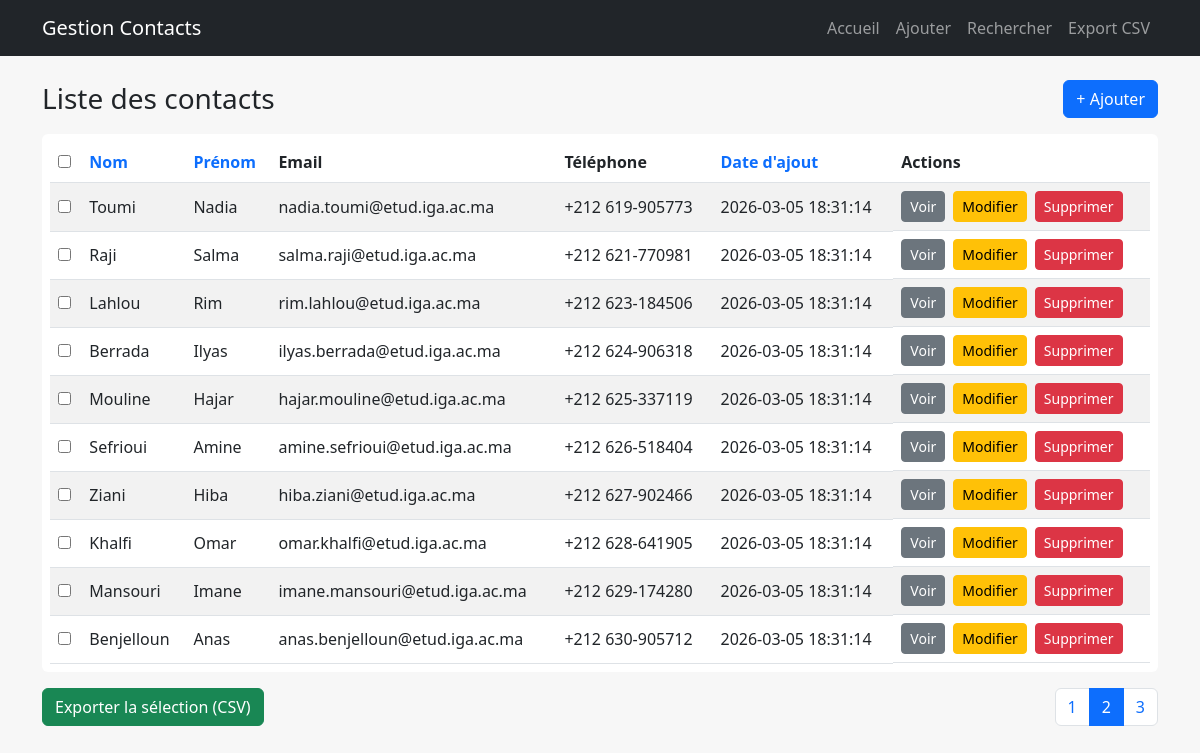
The page /?page=2&sort=date_creation&order=DESC on the database its author committed.
### tables this page shows
CREATE TABLE `contacts` (
  `id` int(11) NOT NULL,
  `nom` varchar(100) NOT NULL,
  `prenom` varchar(100) NOT NULL,
  `email` varchar(150) DEFAULT NULL,
  `telephone` varchar(20) DEFAULT NULL,
  `adresse` text DEFAULT NULL,
  `date_naissance` date DEFAULT NULL,
  `notes` text DEFAULT NULL,
  `date_creation` timestamp NOT NULL DEFAULT current_timestamp(),
  `date_modification` timestamp NOT NULL DEFAULT current_timestamp() ON UPDATE current_timestamp()
);

### index.php (the view, shortened to what this page needs)
<?php
require_once __DIR__ . "/includes/init.php";
$perPage = 10;
$page = isset($_GET["page"]) ? (int)$_GET["page"] : 1;
$offset = ($page - 1) * $perPage;
$sort = $_GET["sort"] ?? "date_creation";
$order = strtoupper($_GET["order"] ?? "DESC");
$stmtTotal = $pdo->query("SELECT COUNT(*) AS c FROM contacts");
$total = (int)$stmtTotal->fetch()["c"];
$totalPages = (int)ceil($total / $perPage);
$sql = "SELECT * FROM contacts ORDER BY $sort $order LIMIT :limit OFFSET :offset";
$stmt = $pdo->prepare($sql);
$stmt->bindValue(":limit", $perPage, PDO::PARAM_INT);
$stmt->bindValue(":offset", $offset, PDO::PARAM_INT);
$stmt->execute();
$contacts = $stmt->fetchAll();
require_once __DIR__ . "/includes/header.php";
function sort_link($label, $col, $sort, $order) {
    $newOrder = ($sort === $col && $order === "ASC") ? "DESC" : "ASC";
    return '<a class="text-decoration-none" href="?sort=' . $col . '&order=' . $newOrder . '">' . $label . '</a>';
}
?>
<div class="d-flex justify-content-between align-items-center mb-3">
  <h3 class="mb-0">Liste des contacts</h3>
  <a class="btn btn-primary" href="ajouter.php">+ Ajouter</a>
</div>
<form method="post" action="exporter.php">
  <div class="table-responsive bg-white p-2 rounded">
    <table class="table table-striped align-middle mb-0">
      <thead>
        <tr>
          <th><input type="checkbox" id="checkAll"></th>
          <th><?= sort_link("Nom", "nom", $sort, $order) ?></th>
          <th><?= sort_link("Prénom", "prenom", $sort, $order) ?></th>
          <th>Email</th>
          <th>Téléphone</th>
          <th><?= sort_link("Date d'ajout", "date_creation", $sort, $order) ?></th>
          <th>Actions</th>
        </tr>
      </thead>
      <tbody>
      <?php foreach ($contacts as $c): ?>
        <tr>
          <td>
            <input class="rowCheck" type="checkbox" name="ids[]" value="<?= (int)$c["id"] ?>">
          </td>
          <td><?= htmlspecialchars($c["nom"]) ?></td>
          <td><?= htmlspecialchars($c["prenom"]) ?></td>
          <td><?= htmlspecialchars($c["email"] ?? "") ?></td>
          <td><?= htmlspecialchars($c["telephone"] ?? "") ?></td>
          <td><?= htmlspecialchars($c["date_creation"]) ?></td>
          <td class="d-flex gap-2">
            <a class="btn btn-sm btn-secondary" href="voir.php?id=<?= (int)$c["id"] ?>">Voir</a>
            <a class="btn btn-sm btn-warning" href="modifier.php?id=<?= (int)$c["id"] ?>">Modifier</a>
            <button
              class="btn btn-sm btn-danger"
              type="submit"
              formaction="supprimer.php"
              name="id"
              value="<?= (int)$c["id"] ?>"
              onclick="return confirm('Supprimer ce contact ?');"
            >
              Supprimer
            </button>
          </td>
        </tr>
      <?php endforeach; ?>
      </tbody>
    </table>
  </div>
  <div class="d-flex justify-content-between align-items-center mt-3">
    <button class="btn btn-success" type="submit">Exporter la sélection (CSV)</button>
    <nav>
      <ul class="pagination mb-0">
        <?php for ($i = 1; $i <= $totalPages; $i++): ?>
          <li class="page-item <?= ($i === $page) ? "active" : "" ?>">
            <a class="page-link"
               href="?page=<?= $i ?>&sort=<?= htmlspecialchars($sort) ?>&order=<?= htmlspecialchars($order) ?>">
              <?= $i ?>
            </a>
          </li>
        <?php endfor; ?>
      </ul>
    </nav>
  </div>
</form>
<?php require_once __DIR__ . "/includes/footer.php"; ?>

### assets/css/style.css (style rules this page uses)
body { background: #f7f7f7; }
.table thead th { white-space: nowrap; }

### rows shown on the page
contacts: nom "Toumi", prenom "Nadia", email "nadia.toumi@etud.iga.ac.ma", telephone "+212 619-905773", date_creation "2026-03-05 18:31:14", $c["id"] 11 (drawn)
contacts: nom "Raji", prenom "Salma", email "salma.raji@etud.iga.ac.ma", telephone "+212 621-770981", date_creation "2026-03-05 18:31:14", $c["id"] 12 (drawn)
contacts: nom "Lahlou", prenom "Rim", email "rim.lahlou@etud.iga.ac.ma", telephone "+212 623-184506", date_creation "2026-03-05 18:31:14", $c["id"] 13 (drawn)
contacts: nom "Berrada", prenom "Ilyas", email "ilyas.berrada@etud.iga.ac.ma", telephone "+212 624-906318", date_creation "2026-03-05 18:31:14", $c["id"] 14 (drawn)
contacts: nom "Mouline", prenom "Hajar", email "hajar.mouline@etud.iga.ac.ma", telephone "+212 625-337119", date_creation "2026-03-05 18:31:14", $c["id"] 15 (drawn)
contacts: nom "Sefrioui", prenom "Amine", email "amine.sefrioui@etud.iga.ac.ma", telephone "+212 626-518404", date_creation "2026-03-05 18:31:14", $c["id"] 16 (drawn)
contacts: nom "Ziani", prenom "Hiba", email "hiba.ziani@etud.iga.ac.ma", telephone "+212 627-902466", date_creation "2026-03-05 18:31:14", $c["id"] 17 (drawn)
contacts: nom "Khalfi", prenom "Omar", email "omar.khalfi@etud.iga.ac.ma", telephone "+212 628-641905", date_creation "2026-03-05 18:31:14", $c["id"] 18 (drawn)
contacts: nom "Mansouri", prenom "Imane", email "imane.mansouri@etud.iga.ac.ma", telephone "+212 629-174280", date_creation "2026-03-05 18:31:14", $c["id"] 19 (drawn)
contacts: nom "Benjelloun", prenom "Anas", email "anas.benjelloun@etud.iga.ac.ma", telephone "+212 630-905712", date_creation "2026-03-05 18:31:14", $c["id"] 20 (drawn)

### other values the page prints
$label "Nom Prénom Date d'ajout"
